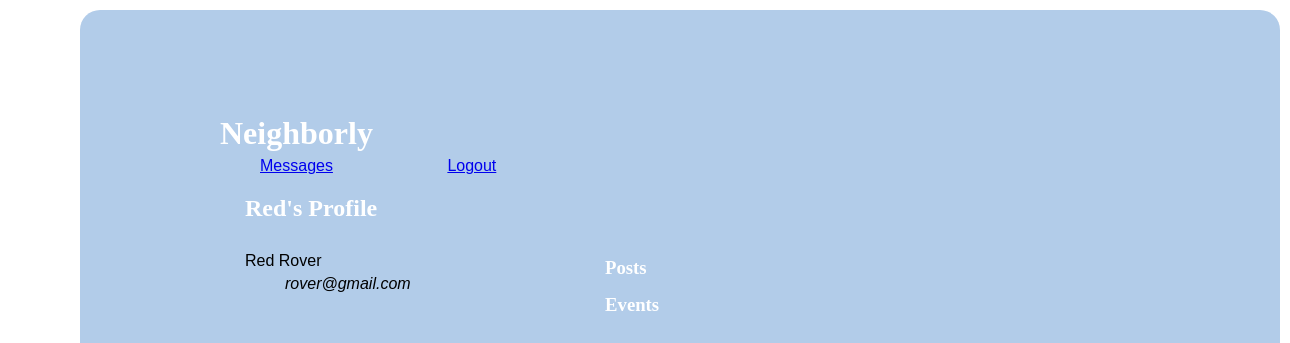
The page /user_profile (signed in) on the database as committed earlier.
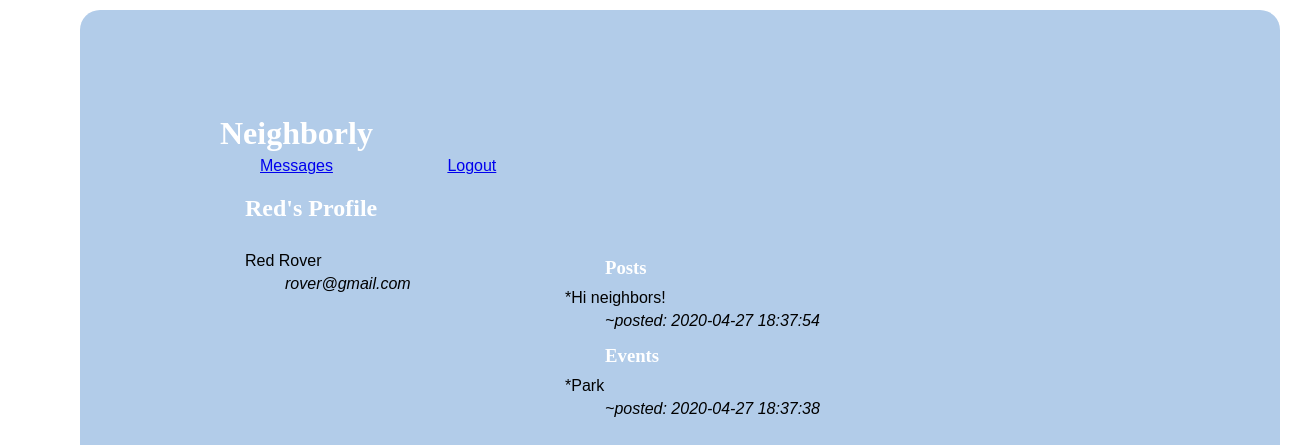
The same page on the database as committed later.
### models.py (models this page shows, shortened)
class User(db.Model):
    __tablename__ = "users"
    id = db.Column(db.Integer, primary_key=True)
    first_name = db.Column(db.String(45))
    last_name = db.Column(db.String(45))
    email = db.Column(db.String(255))
    address_id = db.Column(db.Integer, db.ForeignKey('addresses.id', ondelete='cascade'))
    address = db.relationship('Address', foreign_keys=[address_id])
    password_hash=db.Column(db.String(255))
    posts_this_user_likes = db.relationship('Post', secondary=likes_table, passive_deletes=True)
    all_post = db.relationship('Post', back_populates="user", cascade="all, delete, delete-orphan")
    all_event = db.relationship('Event', back_populates="user", cascade="all, delete, delete-orphan")
    created_at = db.Column(db.DateTime, server_default = func.now())
    updated_at = db.Column(db.DateTime, server_default = func.now(), onupdate = func.now())

class Post(db.Model):
    __tablename__ = "posts"
    id = db.Column(db.Integer, primary_key=True)
    message = db.Column(db.String(255))
    user_id = db.Column(db.Integer, db.ForeignKey('users.id', ondelete='cascade'))
    user = db.relationship('User', foreign_keys=[user_id])
    users_who_like_this_post = db.relationship('User', secondary=likes_table, passive_deletes=True)
    created_at = db.Column(db.DateTime, server_default = func.now())
    updated_at = db.Column(db.DateTime, server_default = func.now(), onupdate = func.now())

class Event(db.Model):
    __tablename__ = "events"
    id = db.Column(db.Integer, primary_key=True)
    title = db.Column(db.String(100))
    description = db.Column(db.String(255))
    date = db.Column(db.String(45))
    time = db.Column(db.String(45))
    user_id = db.Column(db.Integer, db.ForeignKey('users.id', ondelete='cascade'))
    user = db.relationship('User', foreign_keys=[user_id])
    location_id = db.Column(db.Integer, db.ForeignKey('event_locations.id', ondelete='cascade'))
    location = db.relationship('Event_location', foreign_keys=[location_id])
    created_at = db.Column(db.DateTime, server_default = func.now())
    updated_at = db.Column(db.DateTime, server_default = func.now(), onupdate = func.now())

### controller.py (the view)
def user_profile():
    if 'user_id' not in session:
        return redirect("/")
    cur_user = User.query.filter_by(id=session['user_id'])
    post_history = Post.query.filter_by(user_id= session['user_id'])
    event_history = Event.query.filter_by(user_id = session['user_id'])
    return render_template("user_profile.html", all_users = cur_user, all_posts = post_history, all_events = event_history)

### templates/user_profile.html (shortened to what this page needs)
<!DOCTYPE html>
<html lang="en">
<head>
    <link rel="stylesheet" type="text/css" href="{{ url_for('static', filename='style.css') }}">
</head>
<body>
    <div class="container">
        <h1>Neighborly</h1>
        <div class="navigation">
            <a href="/dashboard">Messages</a>
            <a href="/logout">Logout</a>
        </div>
        <div class="user_info">
            {% for cur_user in all_users %}
            <h2>{{cur_user.first_name}}'s Profile</h2>
            {% endfor %}
            <ul>
                {% for cur_user in all_users %}
                <li>{{cur_user.first_name}} {{cur_user.last_name}}
                    <p>{{cur_user.email}}</p>
                </li>
                {% endfor %}
            </ul>
        </div>
        <div class="user_info">
            <ul>
                <li><h3>Posts</h3></li>
                {% for history in all_posts %}
                <li>*{{history.message}}
                    <p>~posted: {{history.created_at}} </p>
                </li>
                {% endfor %}
                <li><h3>Events</h3></li>
                {% for history in all_events %}
                <li>*{{history.title}}
                    <p>~posted: {{history.created_at}}</p>
                </li>
                {% endfor %}
            </ul>
        </div>
    </div>
</body>
</html>

Rows that differ between the two databases and show on the page:
added Post: message "Hi neighbors!", created_at "2020-04-27 18:37:54"
added Event: title "Park", created_at "2020-04-27 18:37:38"
